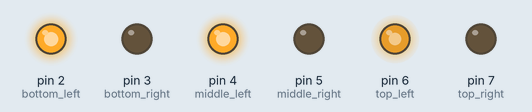
The sketch below on a simulated Arduino Uno, built with avr-gcc and run on an emulated ATmega328P. On the bench: output pins drawn as LEDs (lit = HIGH).

Above: at 0.1 s.
Timing chart, 0 to 1.6 s (numbered marks = the images above):
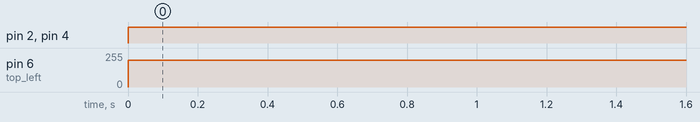

Measured:
- by itself, pin 2 (bottom_left), pin 4 (middle_left): LOW → HIGH at 0.00 s
- by itself, pin 6 (top_left): 0/255 → 200/255 at 0.00 s

The sketch:

Brail001.ino
```cpp
void setup()
{
  pinMode(2, OUTPUT);//bottom left
  pinMode(3, OUTPUT);//bottom right
  pinMode(4, OUTPUT);//middle left
  pinMode(5, OUTPUT);//middle right
  pinMode(6, OUTPUT);//top left
  pinMode(7, OUTPUT);//top right

}


void loop()
{
  analogWrite(2, 200);//bottom left
  analogWrite(3, 0);//bottom right
  analogWrite(4, 200);//middle left
  analogWrite(5, 0);//middle right
  analogWrite(6, 200);//top left
  analogWrite(7, 120);//top right
}
/*Repersents
 * -
 * -
 * -
Where * is on and - is off
 */
```
